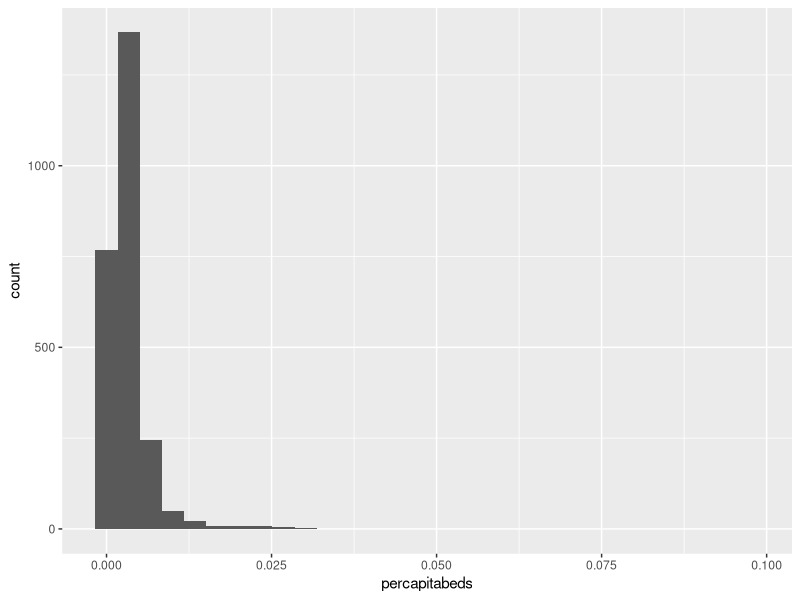

R code for this plot: (Note: this script raises an error after producing the figure.)
## ---- chunk 1
library(ggplot2)
library(dplyr)
library(readr)
library(maps)
library(stringr)


# Hospital data from: https://hifld-geoplatform.opendata.arcgis.com/datasets/hospitals  
Hospitals <- read_csv("Hospitals.csv")
# Population data from: https://www.ers.usda.gov/data-products/county-level-data-sets/download-data/
PopulationEstimates <- read_csv("PopulationEstimates.csv")

# -999 appears to be a sentinel value for medical facilities without beds - have to filter that out
# and count up the number of actual beds per county
# Possible types are: c("GENERAL ACUTE CARE", "PSYCHIATRIC", "CHILDREN", "LONG TERM CARE", "CRITICAL ACCESS", "REHABILITATION", "MILITARY", "WOMEN", "CHRONIC DISEASE", "SPECIAL")
# As far as I can tell, only general aacute care and critical access are particularly helpful here.
beds <- Hospitals %>% filter(BEDS > 0, STATUS == "OPEN", TYPE %in% c("CRITICAL ACCESS", "GENERAL ACUTE CARE")) %>% group_by(COUNTYFIPS) %>% summarise(beds = sum(BEDS))

# Remove extraneous columns, rename FIPS column to simplify merge
pop <- PopulationEstimates %>% transmute(COUNTYFIPS=FIPS, State=State, Area_Name = Area_Name, pop=POP_ESTIMATE_2018)

# Merge and calculate per capita beds
all_data <- merge(pop, beds)
all_data <- all_data %>% mutate(percapitabeds = beds/pop)

# Convert county and state names to facilitate merging with polygon data
all_data <- all_data %>% mutate(region=str_to_lower(setNames(state.name, state.abb)[State]), subregion=str_to_lower(str_remove(Area_Name, " County")))

# Get polygon data
counties <- map_data("county")

# Merge polygon data with beds/population data
all_data_county <- merge(counties, all_data, all.x=TRUE)

## ---- chunk 2
ggplot(data=all_data) + geom_histogram(aes(x=percapitabeds))
## ---- chunk 3
ggplot() + coord_map() + geom_polygon( data=all_data_county %>% arrange(order) %>% filter(region %in% c("california")), aes(x=long, y=lat, group=group, fill=pop)) + scale_fill_continuous("Population", trans="log10", type="viridis") + theme_void()
## ---- chunk 4
ggplot() + coord_map() + geom_polygon( data=all_data_county %>% arrange(order) %>% filter(region %in% c("california")), aes(x=long, y=lat, group=group, fill=beds)) + scale_fill_continuous("Hospital Beds", trans="log10", type="viridis") + theme_void()
## ---- chunk 5
ggplot() + coord_map() + geom_polygon( data=all_data_county %>% arrange(order) %>% filter(region %in% c("california")), aes(x=long, y=lat, group=group, fill=percapitabeds*1000)) + scale_fill_continuous("Hospital beds per\n1000 people", trans="log10", type="viridis") + theme_void()
